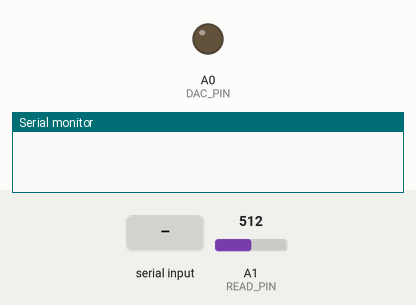
Simulated run of this sketch. Board: Arduino Uno R4 Minima. On the bench: output pins drawn as LEDs (lit = HIGH), the last lines printed to the serial monitor. Inputs (shaded band) come from the test bench; at power-on: A1 (READ_PIN) = 512.

Above: at 1.2 s.
1.3 s: "5\n" received over Serial
At 2.1 s:
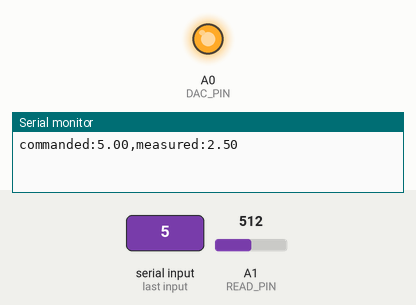
Timing chart, 0 to 4.3 s (numbered marks = the images above; inputs shaded):
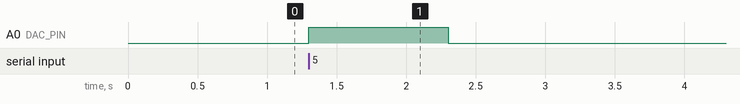

Measured:
- after the input at 1.3 s, A0 (DAC_PIN): LOW → HIGH at once, → LOW 1.0 s later

The sketch:

Arduino_Python_v1.ino
```cpp
// === Arduino sketch: receive a voltage command over serial, output it, read back ===

const int DAC_PIN = A0;   // R4 Minima's DAC output pin (confirm this against your board's pinout)
const int READ_PIN = A1;  // use a different analog pin to read back, since A0 is now output

void setup() {
  Serial.begin(9600);
  analogWriteResolution(12); // R4's DAC supports higher resolution than the default 8-bit
}

void loop() {
  if (Serial.available() > 0) {
    float commandedVoltage = Serial.parseFloat(); // read a number sent from Python

    if (commandedVoltage >= 0 && commandedVoltage <= 5.0) {
      int dacValue = (commandedVoltage / 5.0) * 4095; // scale 0-5V to 12-bit DAC range
      analogWrite(DAC_PIN, dacValue);

      int raw = analogRead(READ_PIN);
      float measuredVoltage = raw * (5.0 / 1023.0);

      Serial.print("commanded:");
      Serial.print(commandedVoltage);
      Serial.print(",measured:");
      Serial.println(measuredVoltage);
    }
  }
}
```
